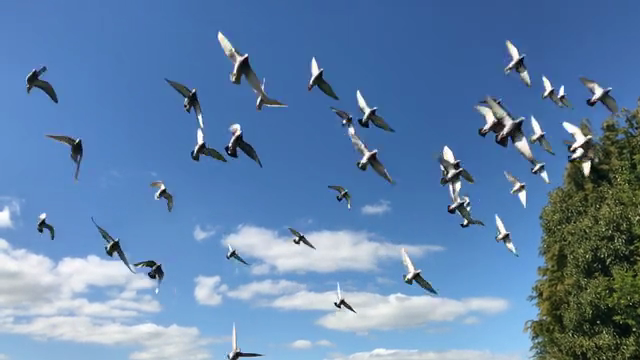
#> input picture Y2-Sem2/AI活用演習/2023-11-13/06_opencv_video/bestshot/bird0.png, 640 x 360 px, given in place of the camera
$ python diff_camera.py
#> lines starting #> are read from the running program, lines starting #| are printed output that depends on the picture; after the words box and inside, x2 and y2 are one past the last pixel; in counts of white or black regions, pixels touching at a corner belong together
# OpenCVのライブラリをインポートする
import cv2

# 0番目のWebカメラを指定し、カメラキャプチャ用のオブジェクトを作成する
cap = cv2.VideoCapture(1)

# 直前の画像を保持するための変数を初期化する
img_last = None

# 矩形の線の色を定義する (RGB)
green = (0,255,0)

# 無限ループを開始する
while True:
    # Webカメラからフレームを読み込む
    _, frame = cap.read()
#> frame is the input picture: shape (360, 640, 3); mean B, G, R 171, 131, 96.9

    # 画像をリサイズする
    frame = cv2.resize(frame, (600,400))
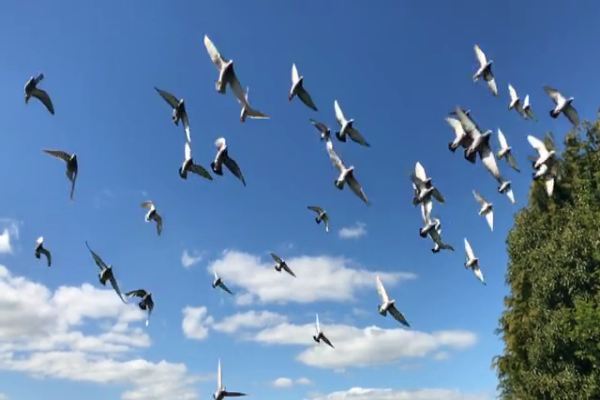
#> frame: shape (400, 600, 3); mean B, G, R 170.9, 130.9, 96.9

    # 画像をグレースケールに変換する
    gray = cv2.cvtColor(frame,cv2.COLOR_BGR2GRAY)
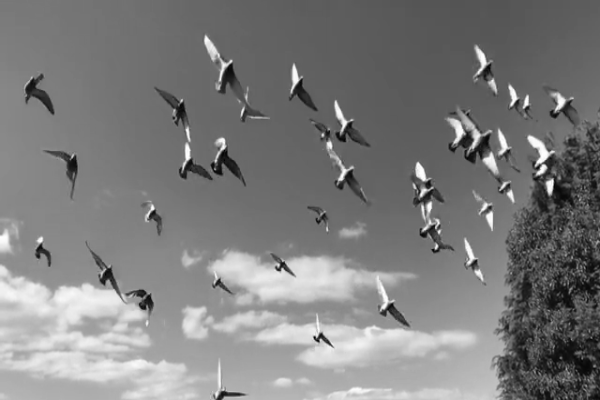
#> gray: shape (400, 600); min 1, max 255, mean 125.3

    # 画像にガウシアンフィルタを適用する
    gray = cv2.GaussianBlur(gray,(9,9),0)
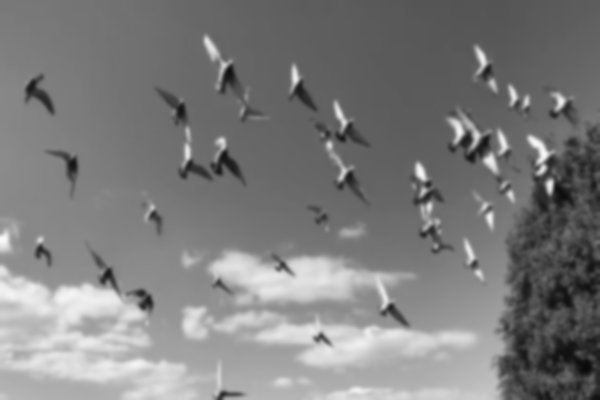
#> gray: shape (400, 600); min 10, max 249, mean 125.3

    # 二値化処理を行い、白黒の画像に変換する
    img_b = cv2.threshold(gray,100,255,cv2.THRESH_BINARY)[1]
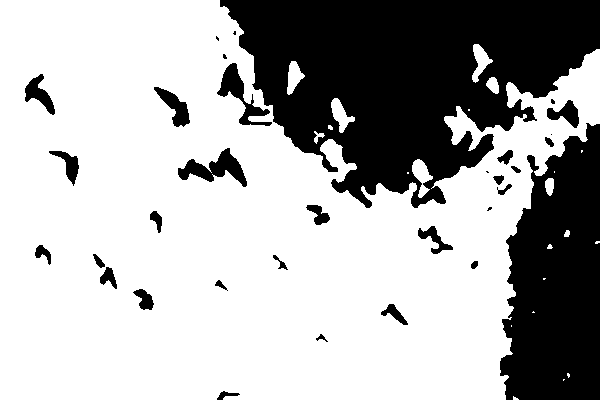
#> img_b: shape (400, 600); 68.5% white; 33 black regions (7 under 20 px), largest, box (x1, y1, x2, y2) and area: (220, 0, 600, 208) 47747, (500, 123, 600, 400) 21331, (178, 148, 247, 187) 1112

    # 直前の画像が存在しない場合、直前の画像に現在の画像を代入して、次のループに移行する
    if img_last is None:
        img_last = img_b
        continue

    # 直前の画像と現在の画像の差分を計算する
    frame_diff = cv2.absdiff(img_last,img_b)

    # 差分画像から輪郭を検出する
    cnts,hierarchy = cv2.findContours(frame_diff,cv2.RETR_EXTERNAL,cv2.CHAIN_APPROX_SIMPLE)

    # 輪郭の座標を取得し、矩形を描画する
    for pt in cnts:
        x,y,w,h = cv2.boundingRect(pt)
        if w < 50 : continue
        # 矩形の線の色を定義する (RGB)
        cv2.rectangle(frame,(x,y),(x+w , y+h),green, 2)

    # 直前の画像を更新する
    img_last = img_b

    # 画像と差分画像を表示する
    cv2.imshow("Diff Camera", frame)
    cv2.imshow("gray Camera", gray)
    cv2.imshow("threshold Camera" , img_b)
    cv2.imshow("diff data" , frame_diff)


    # Enterキーが押された場合、ループを抜ける
    if cv2.waitKey(1) == 13:break

""" キャプチャの後始末 """
# Webカメラを解放する
cap.release()

# ウィンドウを閉じる
cv2.destroyAllWindows()

$ run again, on Y2-Sem2/AI活用演習/2023-11-13/06_opencv_video/bestshot/bird10.png
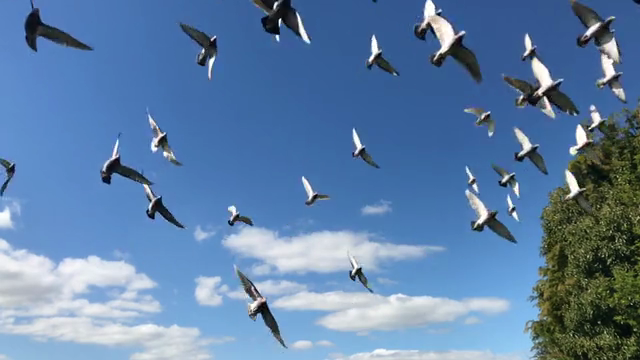
#> input picture Y2-Sem2/AI活用演習/2023-11-13/06_opencv_video/bestshot/bird10.png, 640 x 360 px, given in place of the camera
#> frame is the input picture: shape (360, 640, 3); mean B, G, R 166.9, 128.3, 95.4
#> frame: shape (400, 600, 3)
#> `gray = cv2.GaussianBlur(gray,(9,9),0)`:
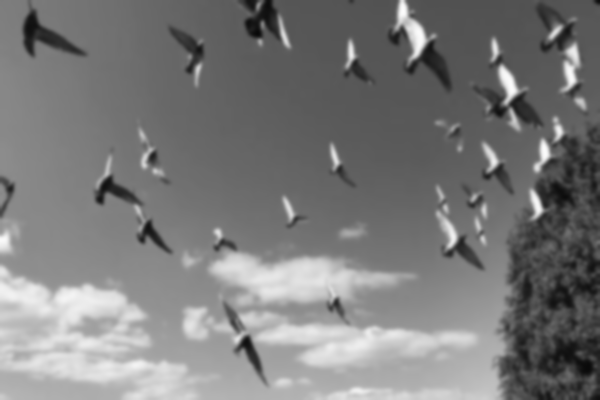
#> gray: shape (400, 600); min 8, max 252, mean 122.8
#> `img_b = cv2.threshold(gray,100,255,cv2.THRESH_BINARY)[1]`:
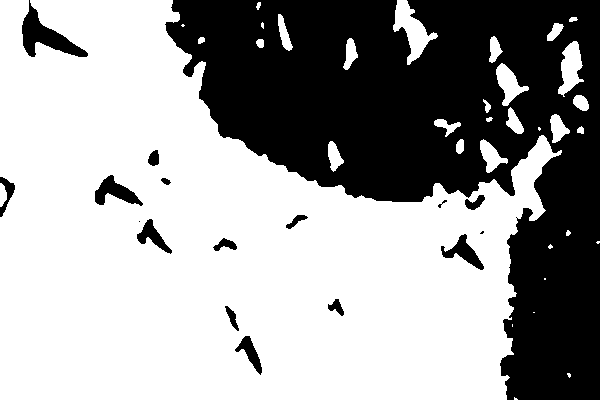
#> img_b: shape (400, 600); 62.8% white; 17 black regions (2 under 20 px), largest, box (x1, y1, x2, y2) and area: (165, 0, 600, 400) 84789, (22, 0, 88, 57) 1348, (95, 175, 143, 206) 675
